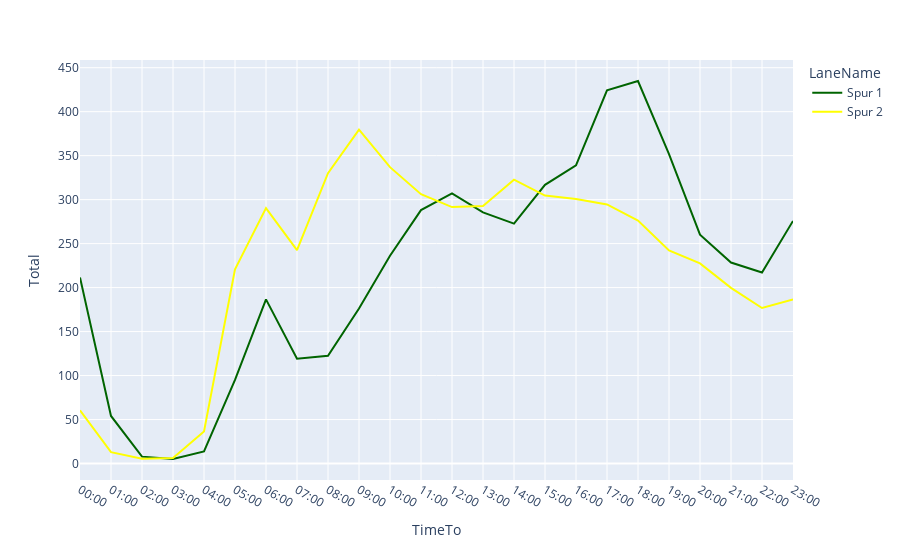

This figure's notebook cell:
### Code cell
px.line(df_grouped_mean, x=df_grouped_mean.TimeTo, y="Total", color="LaneName", color_discrete_sequence=["darkgreen", "yellow"])

### Figure 1 — Plotly figure (JSON) as saved in the notebook; plotly's stock layout.template omitted (floating-point values rounded to 4 significant figures)
{"data": [{"hovertemplate": "LaneName=Spur 1<br>TimeTo=%{x}<br>Total=%{y}<extra></extra>", "legendgroup": "Spur 1", "line": {"color": "darkgreen", "dash": "solid"}, "mode": "lines", "name": "Spur 1", "showlegend": true, "type": "scatter", "x": ["00:00", "01:00", "02:00", "03:00", "04:00", "05:00", "06:00", "07:00", "08:00", "09:00", "10:00", "11:00", "12:00", "13:00", "14:00", "15:00", "16:00", "17:00", "18:00", "19:00", "20:00", "21:00", "22:00", "23:00"], "xaxis": "x", "y": [211.6, 54.07, 7.81, 5.138, 13.73, 95.09, 186.6, 119.1, 122.6, 176.2, 236.1, 288.1, 307.1, 285.4, 272.8, 316.8, 338.9, 424.2, 434.9, 351.8, 260.2, 228.5, 217.1, 275.8], "yaxis": "y"}, {"hovertemplate": "LaneName=Spur 2<br>TimeTo=%{x}<br>Total=%{y}<extra></extra>", "legendgroup": "Spur 2", "line": {"color": "yellow", "dash": "solid"}, "mode": "lines", "name": "Spur 2", "showlegend": true, "type": "scatter", "x": ["00:00", "01:00", "02:00", "03:00", "04:00", "05:00", "06:00", "07:00", "08:00", "09:00", "10:00", "11:00", "12:00", "13:00", "14:00", "15:00", "16:00", "17:00", "18:00", "19:00", "20:00", "21:00", "22:00", "23:00"], "xaxis": "x", "y": [60.49, 12.9, 5.523, 6.311, 36.51, 220.9, 290.4, 242.6, 330.1, 379.5, 336.9, 306.2, 291.5, 292.8, 322.7, 304.6, 300.7, 294.5, 276.3, 242.3, 227.5, 199.7, 176.8, 186.6], "yaxis": "y"}], "layout": {"legend": {"title": {"text": "LaneName"}, "tracegroupgap": 0}, "margin": {"t": 60}, "xaxis": {"anchor": "y", "domain": [0, 1], "title": {"text": "TimeTo"}}, "yaxis": {"anchor": "x", "domain": [0, 1], "title": {"text": "Total"}}}}
